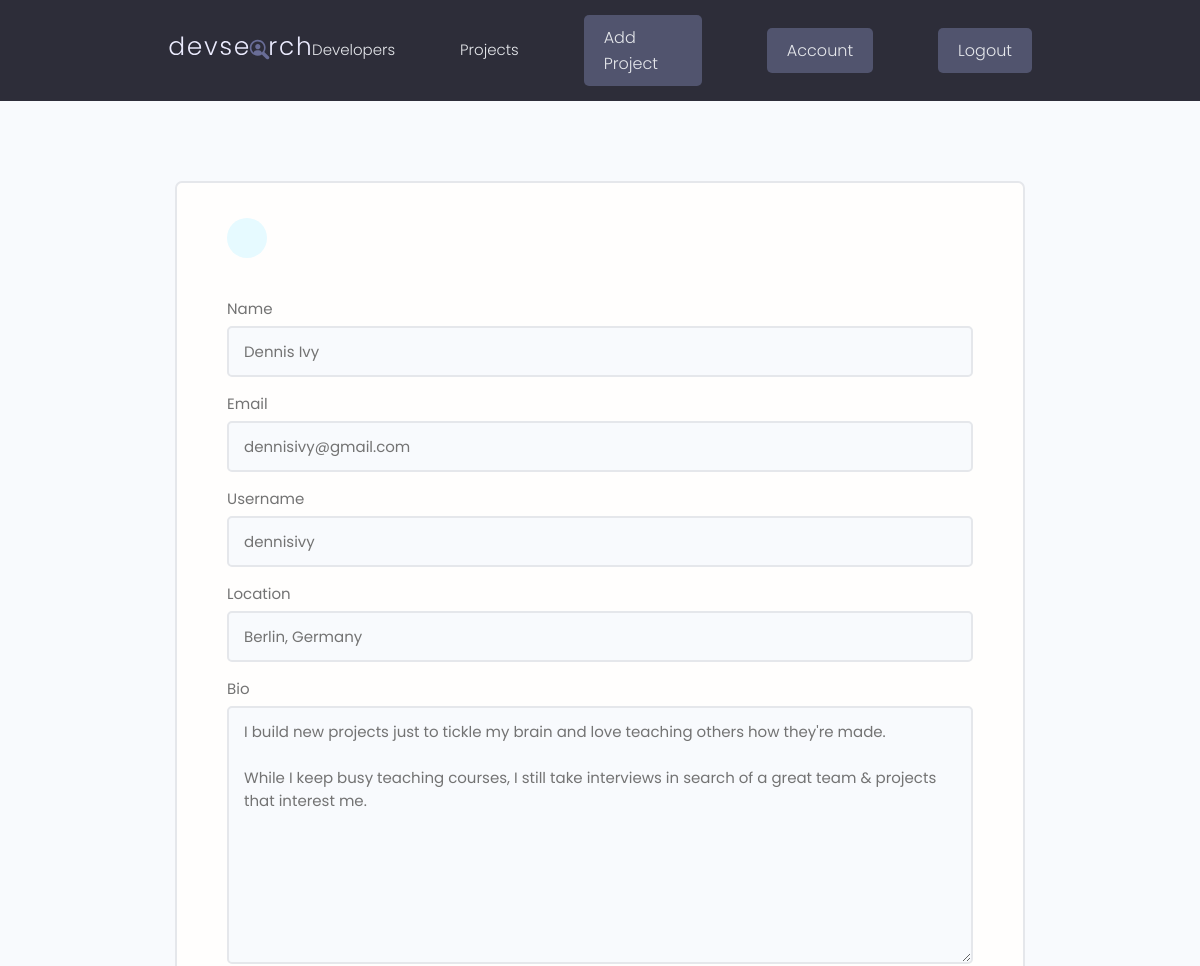
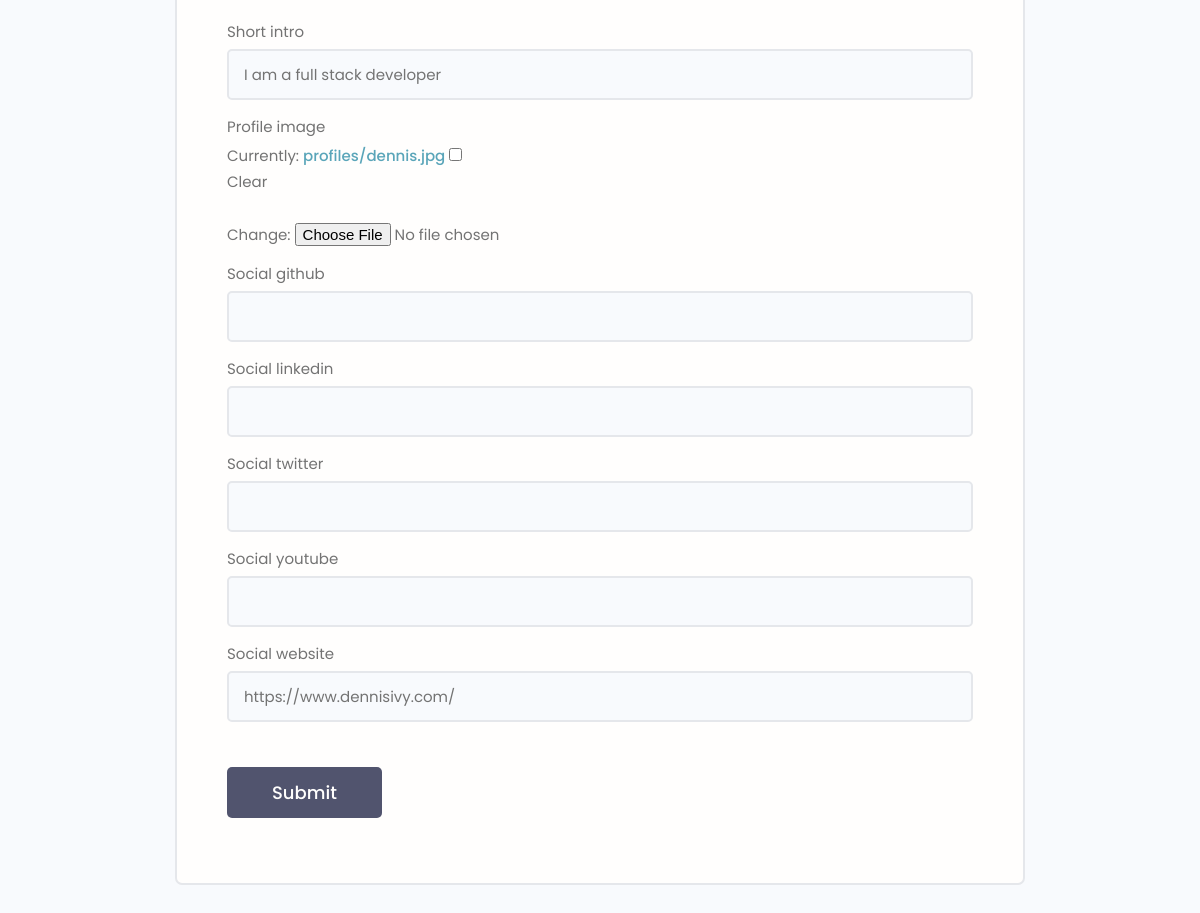
The app's page /edit-account/ (signed in) with its own data (2 pictures, top to bottom).
### users/models.py (models this page shows, shortened)
class Profile(models.Model):
    user = models.OneToOneField(User, on_delete=models.CASCADE, null=True, blank=True)
    name = models.CharField(max_length=100, null=True, blank=True)
    email = models.EmailField(max_length=150, null=True, blank=True)
    username = models.CharField(max_length=100, null=True, blank=True)
    location = models.CharField(max_length=200, null=True, blank=True)
    short_intro = models.CharField(max_length=200, null=True, blank=True)
    bio = models.TextField(null=True, blank=True)
    profile_image = models.ImageField(
        null=True, blank=True, upload_to='profiles/', default='profiles/user-default.png')
    social_github = models.CharField(max_length=100, null=True, blank=True)
    social_twitter = models.CharField(max_length=100, null=True, blank=True)
    social_linkedin = models.CharField(max_length=100, null=True, blank=True)
    social_youtube = models.CharField(max_length=100, null=True, blank=True)
    social_website = models.CharField(max_length=100, null=True, blank=True)
    created_on = models.DateTimeField(auto_now_add=True)
    id = models.UUIDField(default=uuid.uuid4, unique=True,
                          editable=False, primary_key=True)

### users/views.py (the view)
# urls.py: path('edit-account/', views.edit_account, name='edit-account'),
@login_required(login_url='login')
def edit_account(request):
    profile = request.user.profile
    form = ProfileForm(instance=profile)
    if request.method == 'POST':
        form = ProfileForm(request.POST, request.FILES, instance=profile)
        if form.is_valid():
            form.save()
            return redirect('user-account')
    context = {'form': form}
    return render(request, 'profile_form.html', context)

### users/forms.py
class ProfileForm(ModelForm):
    class Meta:
        model = models.Profile
        fields = ['name', 'email', 'username',
                  'location', 'bio', 'short_intro', 'profile_image',
                  'social_github', 'social_linkedin', 'social_twitter',
                  'social_youtube', 'social_website']
    def __init__(self, *args, **kwargs):
        super(ProfileForm, self).__init__(*args, **kwargs)
        for name, field in self.fields.items():
            field.widget.attrs.update({'class': 'input'})

### users/templates/profile_form.html (shortened to what this page needs)
{% extends 'main.html' %}
{% block content %}
    <main class="formPage my-xl">
        <div class="content-box">
            <div class="formWrapper">
                <a class="backButton" href="{% url 'user-account' %}"></a>
                <br>
                <form class="form" method="POST" action="{% url 'edit-account' %}" enctype="multipart/form-data">
                    {% for field in form %}
                        <div class="form__field">
                            <label for="formInput#text">{{field.label}}</label>
                            {{field}}
                        </div>
                    {% endfor %}
                    <input class="btn btn--sub btn--lg  my-md" type="submit" value="Submit" />
                </form>
            </div>
        </div>
    </main>
{% endblock content %}

### static/styles/app.css (style rules this page uses)
:root { --color-sub: #2d2d39; }
.btn--sub { background-color: var(--color-sub-light); }
.content-box { width: 95%; max-width: 85rem; margin: 0 auto; }
.backButton { background: var(--color-main-light); color: var(--color-main); width: 4rem; height: 4rem; display: flex; align-items: center; justify-content: center; border-radius: 50%; }
.formPage .formWrapper { list-style: none; background: var(--color-white); padding: 3.5rem 5rem; border: 2px solid var(--color-light); border-radius: 0.7rem; }

### static/uikit/styles/modules/_variables.css (style rules this page uses)
:root { --color-main: #5aa5b9; --color-main-light: #e6faff; --color-sub: #3f4156; --color-sub-light: #51546e; --color-sub-lighter: #ededfd; --color-text: #737373; --color-gray: #8b8b8b; --color-light: #e5e7eb; --color-light-gray: #767676; --color-bg: #f8fafd; --color-white: #fffefd; --color-white-light: #f3f3f3; --color-success: #359e64; --color-success-bg: #def8e8; --color-error: #fc4b0b; --color-error-bg: #fff2ee; --font-base: 'Poppins', arial, helvetica, 'Segoe UI', roboto, ubuntu, sans-serif; --font-monospace: 'Fira Code', 'Courier New', courier, monospace; --font-regular: 300; --font-medium: 500; --font-bold: 700; --generic-shadow: 1px 1px 5px #00000010; --generic-transition: all 0.3s ease-in-out; }

### static/uikit/styles/modules/_base.css (style rules this page uses)
* { margin: 0; padding: 0; box-sizing: border-box; text-rendering: optimizeLegibility; color: inherit; font-size: inherit; }
html { font-size: 50%; }
@media only screen and (min-width: 480px) { html { font-size: 56.25%; } }
@media only screen and (min-width: 1200px) { html { font-size: 62.5%; } }
body { line-height: 1.6; font-weight: 400; font-size: 1.5rem; color: var(--color-text); background-color: var(--color-bg); min-height: 100vh; }

### static/uikit/styles/modules/_typography.css (style rules this page uses)
* { font-family: var(--font-base); }
a { padding-bottom: 2px; text-decoration: none; display: inline-block; color: var(--color-main); font-weight: var(--font-medium); }

### static/uikit/styles/modules/_utilities.css (style rules this page uses)
.my-md { margin: 3rem auto; }
.my-xl { margin: 8rem auto; }

### static/uikit/styles/modules/_button.css (style rules this page uses)
.btn { display: inline-block; position: relative; cursor: pointer; background-color: var(--color-light); font-weight: var(--font-medium); color: var(--color-sub); text-decoration: none; padding: 1rem 2rem; border-radius: 0.5rem; border: none; width: -webkit-fit-content; width: -moz-fit-content; width: fit-content; height: -webkit-fit-content; height: -moz-fit-content; height: fit-content; font-size: 1.6rem; outline-width: 0; outline-color: transparent; -webkit-backface-visibility: hidden; backface-visibility: hidden; transition: all 0.3s ease-in-out; }
.btn--sub { background-color: var(--color-sub); color: var(--color-white); }
.btn--lg { font-size: 1.8rem; padding: 1.2rem 4.5rem; }

### static/uikit/styles/modules/_form.css (style rules this page uses)
.form { display: block; }
.form__field { margin-top: 1.5rem; margin-bottom: 1.5rem; }
.form__label, .form__field > label { display: block; margin-bottom: 0.5rem; color: var(--color-text); }
input.input[type='text'], input.input[type='email'], input.input[type='password'], input.input[type='number'], textarea.input { min-width: 24rem; width: 100%; padding: 1.2rem 1.5rem; border-radius: 0.5rem; border: 2px solid var(--color-light); transition: all 0.3s ease-in-out; background-color: var(--color-bg); }

### records on screen
Profile: form "Dennis Ivy" "dennisivy@gmail.com" "dennisivy" "Berlin, Germany" "I build new projects just to tickle my brain and love teaching others how they're made. While I keep busy teaching courses, I still take interviews in search of a great team & projects that interest me." "I am a full stack developer" "https://www.dennisivy.com/"

### other values on screen
{{ field.label }} "Name" "Email" "Username" "Location" "Bio" "Short intro" "Profile image" "Social github" "Social linkedin" "Social twitter" "Social youtube" "Social website"
